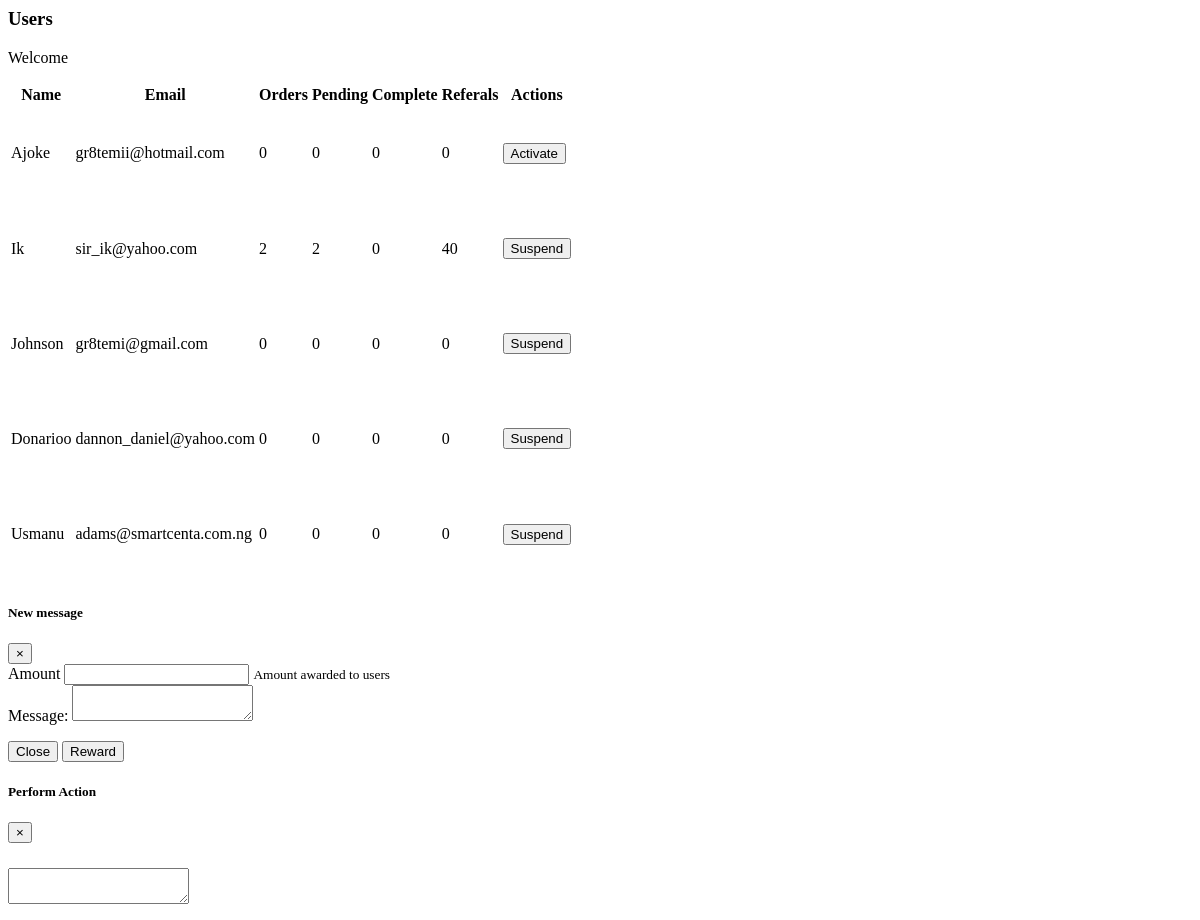
The app's page /users/, older data.
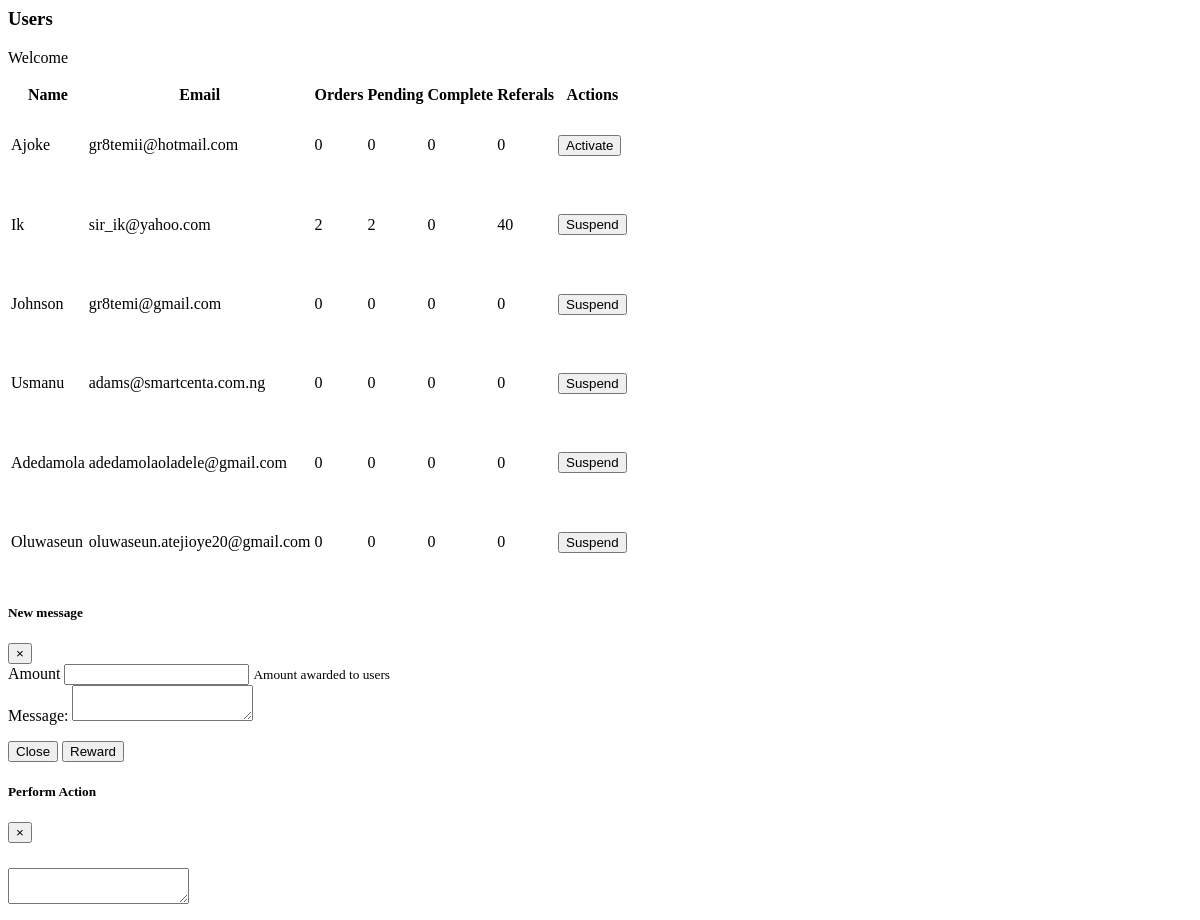
The same page, newer data.
### Accounts/models.py (models this page shows, shortened)
class CustomUser(AbstractUser):
	is_active=models.BooleanField(default=True)
	address = models.CharField(max_length=150, default="lagos")
	phone = models.CharField(max_length=150, default="08000012345")
	referal_code= models.CharField(null=True, blank=True, max_length=50)
	referal_point =models.PositiveIntegerField(default=0)
	reward = MoneyField(decimal_places=2, max_digits=8,default_currency="NGN",default=0.00)
	profile_picture = models.ImageField( upload_to="profile", default="profile/logo.png")

### home/views.py (the view)
# urls.py: path("users/", views.users, name="users"),
def users(request):
    template = "home/users.html"
    users = Acct.CustomUser.objects.filter(is_staff=False)
    orders = jo.Order.objects.all()
    user_list = []
    count = 0
    for user in users:
        order = jo.Order.objects.filter(user_id=user.id).count()
        pending = jo.Order.objects.filter(
            user_id=user.id, status__lte=6).count()
        complete = jo.Order.objects.filter(
            user_id=user.id, status__gte=6).count()
        user_list.append({"username": user.username,
                          "id": user.id, "is_active": user.is_active, "email": user.email, "order": order, "pending": pending, "complete": complete, "referal": user.referal_point})
    users = Acct.CustomUser.objects.filter(is_staff=False)
    context = {
        "users": users,
        "user_list": user_list,
    }
    return render(request, template, context)

### templates/home/users.html (shortened to what this page needs)
{% load static %}
<div class="segment2 ">
  <div class="top-bar d-flex justify-content-between pt-2">
    <h3>Users</h3>
    <p>
      Welcome <small>{{ user.name }}</small>
    </p>
  </div>
  <div class="activities">
    <div class="pt-5">
      <table class="table table-striped table-inverse table-responsive" style="overflow-y: scroll; height:500px;"
      >
        <thead class="">
          <tr>
            <th>Name</th>
            <th>Email</th>
            <th>Orders</th>
            <th>Pending</th>
            <th>Complete</th>
            <th>Referals</th>
            <th>Actions</th>
          </tr>
        </thead>
        <tbody>
          {% for user in user_list %}
          <tr>
            <td style="text-transform: capitalize"> {{ user.username }}</td>
            <td>{{ user.email }}</td>
            <td>{{user.order}}</td>
            <td>{{user.pending}}</td>
            <td>{{user.complete}}</td>
            <td>{{ user.referal}}</td>
            <td>
                {% if user.is_active == True %}
                 <button class="btn btn-warning" onclick="suspend({{user.id}},'{{user.is_active}}')">
                Suspend
              </button>
                {% else %}
                <button class="btn btn-primary" onclick="suspend({{user.id}},'{{user.is_active}}')">
                        Activate
                </button>
                {% endif %}
            </td>
          </tr>
          {% endfor %}
        </tbody>
      </table>
    </div>
  </div>
</div>
<div class="modal fade" id="exampleModal" tabindex="-1" role="dialog" aria-labelledby="exampleModalLabel" aria-hidden="true">
        <div class="modal-dialog" role="document">
          <div class="modal-content">
            <div class="modal-header">
              <h5 class="modal-title" id="exampleModalLabel">New message</h5>
              <button type="button" class="close" data-dismiss="modal" aria-label="Close">
                <span aria-hidden="true">&times;</span>
              </button>
            </div>
            <div class="modal-body">
              <form id="reward-form">
                <div class="form-group">
                  <div class="form-group">
                    <label for="">Amount</label>
                    <input type="number" name="amount" min="0.0" id="" class="form-control" placeholder="" aria-describedby="helpId">
                    <small id="helpId" class="text-muted">Amount awarded to users</small>
                  </div>
                </div>
                <div class="form-group">
                  <label for="message-text" class="col-form-label">Message:</label>
                  <textarea class="form-control" id="message-text"></textarea>
                </div>
              </form>
            </div>
            <div class="modal-footer">
              <button type="button" class="btn btn-secondary" data-dismiss="modal">Close</button>
              <button type="button" class="btn btn-primary">Reward</button>
            </div>
          </div>
        </div>
      </div>
<div class="modal fade" id="suspendModal" tabindex="-1" role="dialog" aria-labelledby="suspendModalLabel" aria-hidden="true">
            <div class="modal-dialog" role="document">
              <div class="modal-content">
                <div class="modal-header">
                  <h5 class="modal-title" id="suspendModalLabel">Perform Action</h5>
                  <button type="button" class="close" data-dismiss="modal" aria-label="Close">
                    <span aria-hidden="true">&times;</span>
                  </button>
                </div>
                <div class="modal-body">
                  <form id="suspend-form" action="{% url 'suspend' %}">
                    <div class="form-group">
                      <textarea name="reason" class="form-control" id="message-text"></textarea>
                    </div>
                  </form>
                </div>
              </div>
            </div>
          </div>

Row changes from the older to the newer data that the page shows:
no longer on this page (row edited): CustomUser: username "Donarioo", email "dannon_daniel@yahoo.com"
added CustomUser: username "Adedamola", email "adedamolaoladele@gmail.com"
added CustomUser: username "Oluwaseun", email "oluwaseun.atejioye20@gmail.com"
Text that changed along with them:
new list line: "0 0 0 0 Suspend"
list line gone: "0 0 0 0 Suspend"
